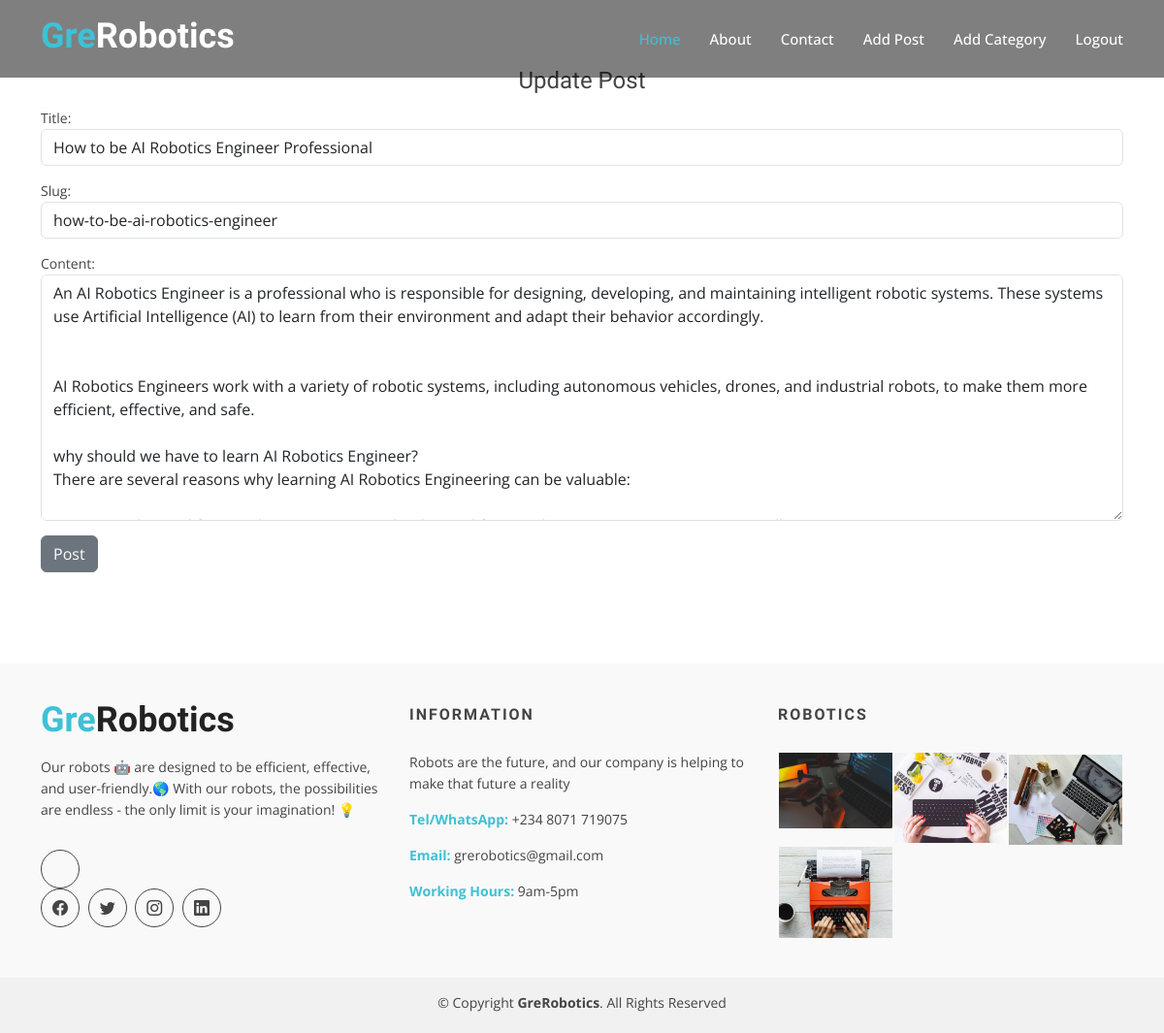
Before: /article/edit/3/ (signed in) with the older database file.
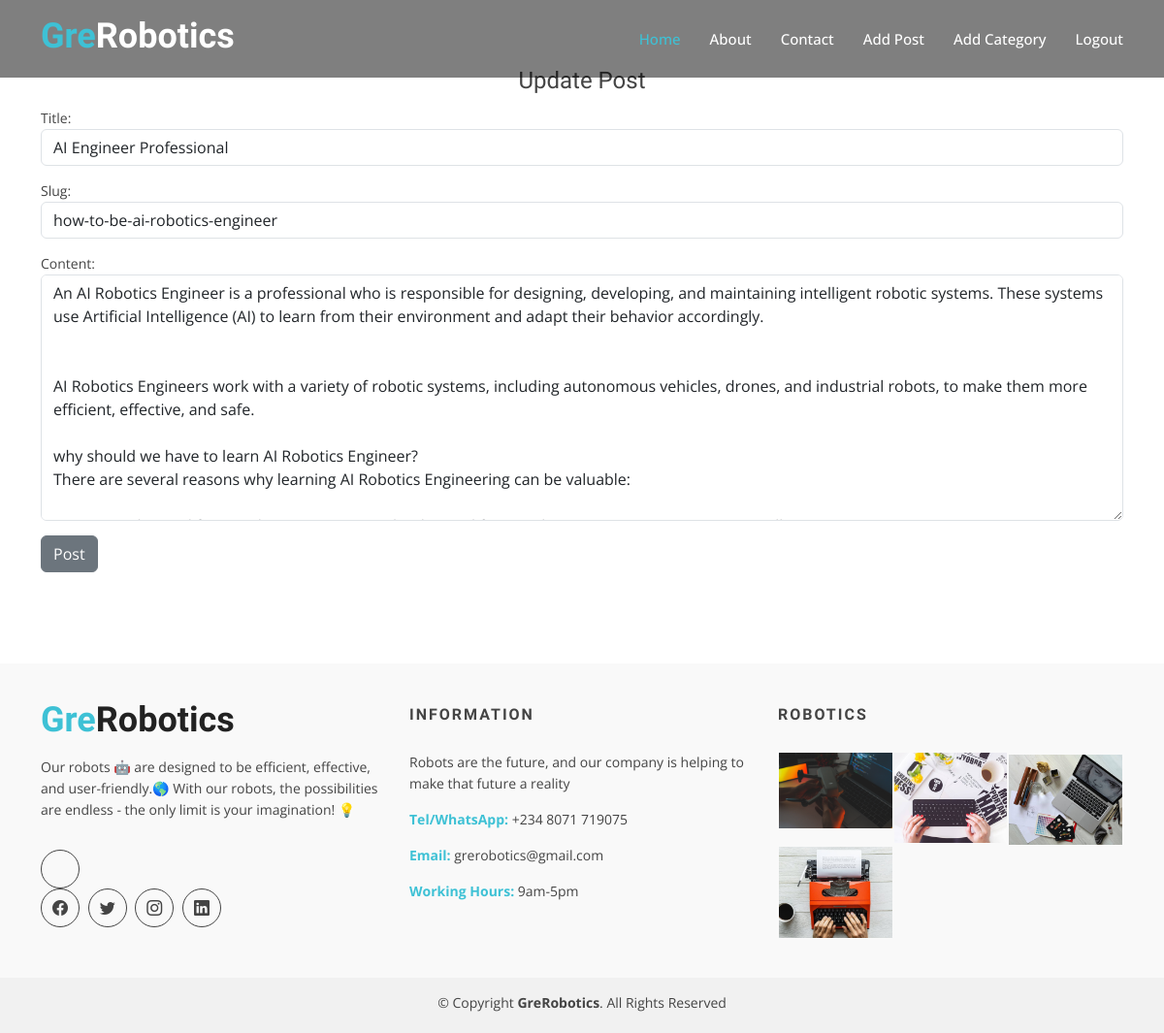
After: the same page with the newer database file.
### robotics/models.py (models this page shows, shortened)
class GreRoboticsModel (models.Model):
    title = models.CharField (max_length=500)
    content = models.TextField ()
    slug = models.SlugField (max_length=200)
    img = models.ImageField ( upload_to= 'image/')
    publish_date = models.DateTimeField (auto_now_add= True)
    author = models.ForeignKey(User, on_delete=models.CASCADE)
    category = models.CharField (max_length=255, default='coding')
    class Meta:
        ordering =['-publish_date']

### robotics/views.py (the view)
# urls.py: path('article/edit/<int:pk>/', UpdatePostView.as_view(), name='update_post'),
class UpdatePostView (UpdateView):
    model = GreRoboticsModel
    form_class = EditGreRoboticsForms
    template_name = 'robotics/update_post.html'

### robotics/forms.py
class EditGreRoboticsForms (forms.ModelForm):
    class Meta :
        model = GreRoboticsModel
        fields = ('title', 'slug','content',)
        widgets = {
            'title' : forms.TextInput (attrs={'class':'form-control', 'placeholder':'Your Title Message'}),
            'slug' : forms.TextInput (attrs={'class':'form-control', 'placeholder':'Your Slug Tile'}),
            'content' : forms.Textarea (attrs={'class':'form-control','placeholder':'Your Message Content '}),
        }

### templates/robotics/update_post.html (shortened to what this page needs)
{% extends 'base.html' %}
{% load static %}
{% block content %}
{% if user.is_authenticated %}
<main id="main">
  <div id="blog" class="blog-area">
   <div class="blog-inner area-padding">
     <div class="container ">
       <div class="row">
         <div class="col-md-12 col-sm-12 col-xs-12">
           <div class="section-headline text-center">
             <h4>Update Post</h4>
           </div>
         </div>
       </div>
       <div class="form-group">
          <form method= "POST">
            {{ form.as_p }}
            <button class="btn btn-secondary"> Post </button>
        </div>
      </div>
    </div>
  </div>
{% endif %}
{% endblock %}

Changed rows visible on the page:
changed GreRoboticsModel "how-to-be-ai-robotics-engineer": title "How to be AI Robotics Engineer Professional" → "AI Engineer Professional"
